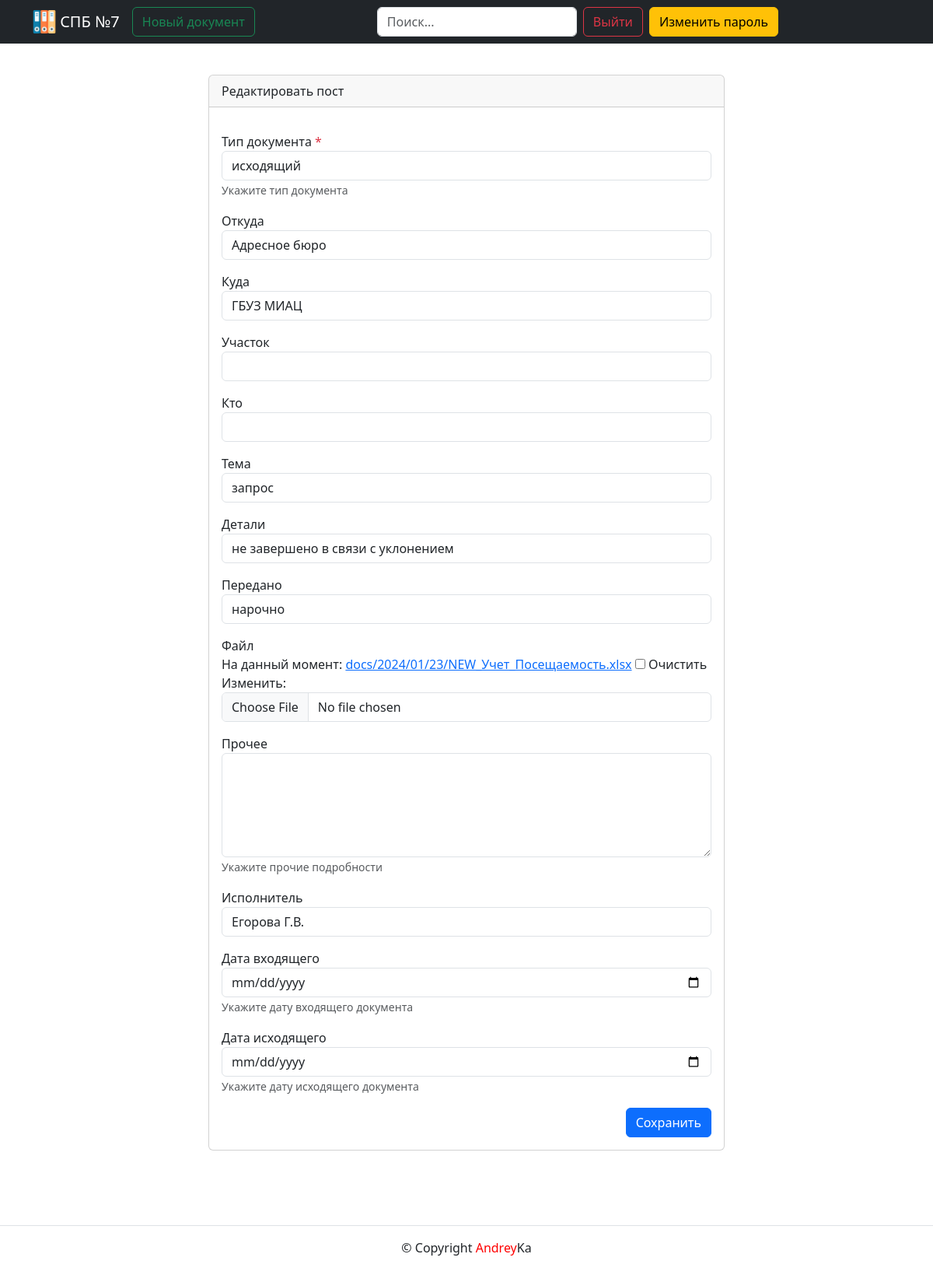
Page /documents/11/edit/ (signed in) on the earlier database version.
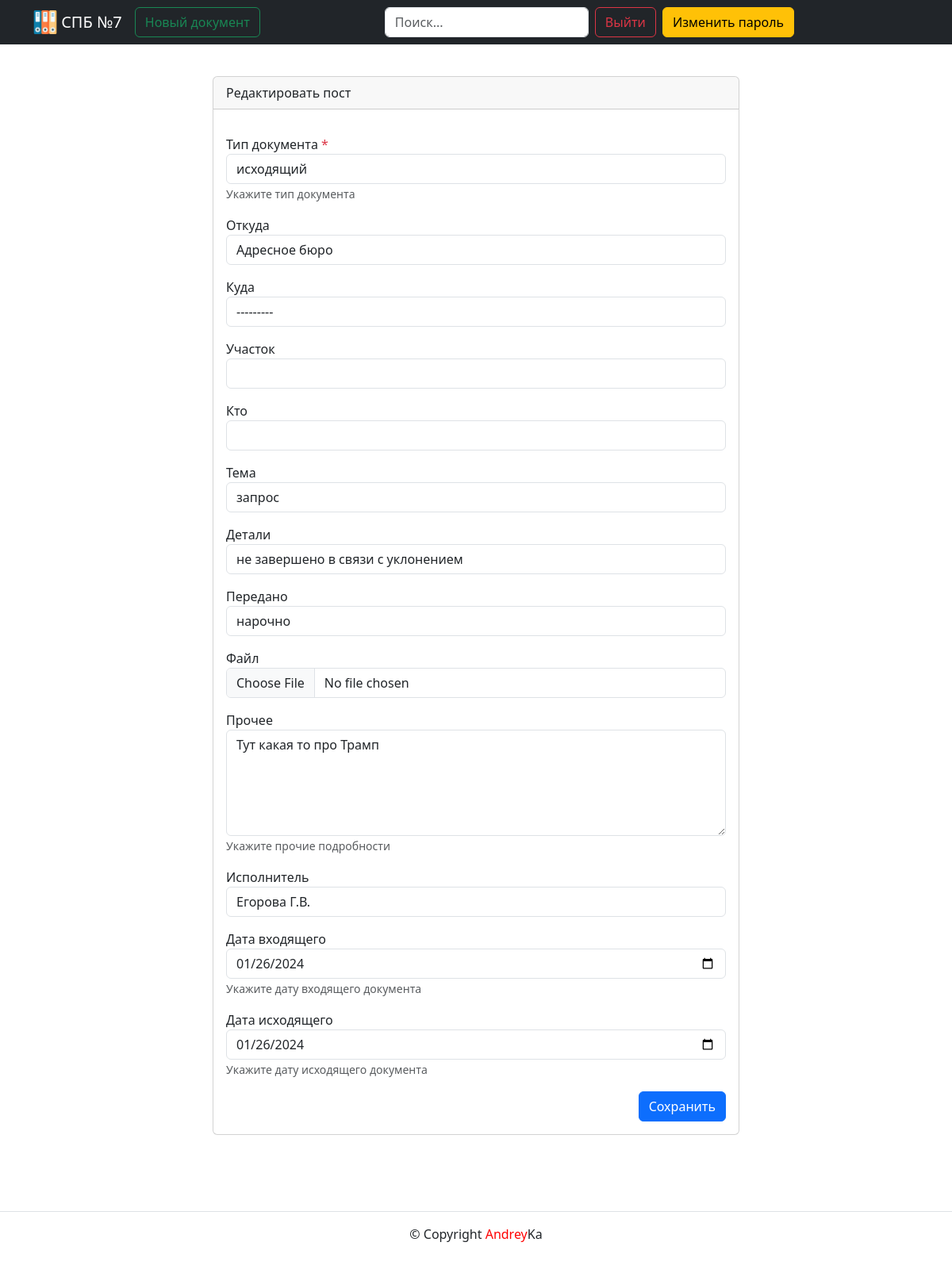
Same page on the later database version.
### documents/models.py (models this page shows, shortened)
class Document(models.Model):
    INPUT_DOC = "ВХ"
    OUTPUT_DOC = "ИС"
    IN_OUT_DOC = "ВХ-ИС"
    DOCUMENT_TYPE_CHOICES = [
        (INPUT_DOC, "входящий"),
        (OUTPUT_DOC, "исходящий"),
        (IN_OUT_DOC, "входящий-исходящий"),
    ]
    doc_type = models.CharField(
        verbose_name="Тип документа",
        help_text="Укажите тип документа",
        max_length=5,
        choices=DOCUMENT_TYPE_CHOICES,
        blank=False,
    )
    from_doc = models.ForeignKey(
        Organization,
        related_name="org_from",
        on_delete=models.PROTECT,
        blank=True,
        null=True,
        verbose_name="Откуда",
    )
    where_doc = models.ForeignKey(
        Organization,
        related_name="org_where",
        on_delete=models.PROTECT,
        blank=True,
        null=True,
        verbose_name="Куда",
    )
    area = models.CharField(
        verbose_name="Участок", max_length=100, blank=True, null=True
    )
    who = models.CharField(verbose_name="Кто", max_length=100, blank=True, null=True)
    input_num = models.PositiveIntegerField(
        verbose_name="Входящий номер", blank=True, null=True
    )
    output_num = models.PositiveIntegerField(
        verbose_name="Исходящий номер", blank=True, null=True
    )
    theme = models.ForeignKey(
        Theme,
        related_name="theme_doc",
        on_delete=models.PROTECT,
        blank=True,
        null=True,
        verbose_name="Тема",
    )
    detail = models.ForeignKey(
        Detail,
        related_name="detail_doc",
        on_delete=models.PROTECT,
        blank=True,
        null=True,
        verbose_name="Детали",
    )
    given = models.ForeignKey(
        Given,
        related_name="given_doc",
        on_delete=models.PROTECT,
        blank=True,
        null=True,
        verbose_name="Передано",
    )
    file = models.FileField(
        verbose_name="Файл", upload_to="docs/%Y/%m/%d/", blank=True, null=True
    )
    size = models.PositiveIntegerField(
        verbose_name="Размер файла", blank=True, null=True
    )
    description = models.TextField(
        verbose_name="Прочее",
        help_text="Укажите прочие подробности",
        blank=True,
        null=True,
    )
    implementers = models.ForeignKey(
        Implementers,
        related_name="implementers_doc",
        on_delete=models.PROTECT,
        blank=True,
        null=True,
        verbose_name="Исполнитель",
    )
    date_input_doc = models.DateField(
        verbose_name="Дата входящего",
        help_text="Укажите дату входящего документа",
        blank=True,
        null=True,
    )
    date_output_doc = models.DateField(
        verbose_name="Дата исходящего",
        help_text="Укажите дату исходящего документа",
        blank=True,
        null=True,
    )
    author = models.ForeignKey(
        User,
        on_delete=models.SET_NULL,
        null=True,
        related_name="author_doc",
        verbose_name="Автор создания",
    )
    modified_date = models.DateTimeField(
        "Дата изменения",
        auto_now=True,
    )
    created_date = models.DateTimeField(
        "Дата публикации",
        auto_now_add=True,
    )
    class Meta:
        ordering = ["-id"]
        verbose_name = "Документ"
        verbose_name_plural = "Документы"

### documents/views.py (the view)
@login_required
def document_edit(request, document_id):
    template = "documents/create_document.html"
    document = get_object_or_404(Document, pk=document_id)
    if request.user != document.author:
        return redirect("documents:document_detail", document_id=document_id)
    form = DocumentForm(
        request.POST or None, files=request.FILES or None, instance=document
    )
    if form.is_valid():
        form.save()
        return redirect("documents:document_detail", document_id=document_id)
    context = {
        "document": document,
        "form": form,
        "is_edit": True,
    }
    return render(request, template, context)

### documents/forms.py (shortened to what this page needs)
class DocumentForm(forms.ModelForm):
    class Meta:
        model = Document
        fields = [
            "doc_type",
            "from_doc",
            "where_doc",
            "area",
            "who",
            "theme",
            "detail",
            "given",
            "file",
            "description",
            "implementers",
            "date_input_doc",
            "date_output_doc",
        ]
        widgets = {
            "description": forms.Textarea(attrs={"rows": 5}),
            "date_input_doc": forms.DateInput(
                format=("%Y-%m-%d"), attrs={"type": "date"}
            ),
            "date_output_doc": forms.DateInput(
                format=("%Y-%m-%d"), attrs={"type": "date"}
            ),
        }

### core/templatetags/user_filters.py (called while the page is built)
@register.filter
def addclass(field, css):
    return field.as_widget(attrs={"class": css})

### documents/models.py (called while the page is built)
    def __str__(self) -> str:
        return self.name

    def __str__(self) -> str:
        return self.name

    def __str__(self) -> str:
        return self.name

    def __str__(self) -> str:
        return self.name

    def __str__(self) -> str:
        return self.name

### templates/documents/create_document.html (shortened to what this page needs)
{% extends 'base.html' %}
{% block content %}
  {% load user_filters %}
  <div class="row justify-content-center">
    <div class="col-md-8 p-5">
      <div class="card">
        {% if is_edit %}
          <div class="card-header">Редактировать пост</div>
        {% else %}
          <div class="card-header">Новый пост</div>
        {% endif %}
        <div class="card-body">
          <form method="post" enctype="multipart/form-data">
            {% include 'includes/field_form.html' %}
            <div class="d-flex justify-content-end">
              <button type="submit" class="btn btn-primary">
                {% if is_edit %}
                  Сохранить
                {% else %}
                  Добавить
                {% endif %}
              </button>
            </div>
          </form>
        </div>
      </div>
    </div>
  </div>
{% endblock %}

### templates/includes/field_form.html (shortened to what this page needs)
{% load user_filters %}
{% for field in form %}
  <div class="form-group row my-3" aria-required="{{ field.field.required }}">
    <label for="{{ field.id_for_label }}">
      {{ field.label }}
      {% if field.field.required %}
        <span class="required text-danger">*</span>
      {% endif %}
    </label>
    <div>
      {{ field|addclass:'form-control' }}
      {% if field.help_text %}
        <small id="{{ field.id_for_label }}-help" class="form-text text-muted">{{ field.help_text|safe }}</small>
      {% endif %}
    </div>
  </div>
{% endfor %}

Differences in the rows shown:
changed Document "исходящий": where_doc "ГБУЗ МИАЦ" → "---------"; description (not shown) → "Тут какая то про Трамп"; date_input_doc (not shown) → "01/26/2024"; date_output_doc (not shown) → "01/26/2024"
Other differences:
list line gone: "На данный момент: docs/2024/01/23/NEW_Учет_Посещаемость.xlsx Очистить Изменить: ☐"
